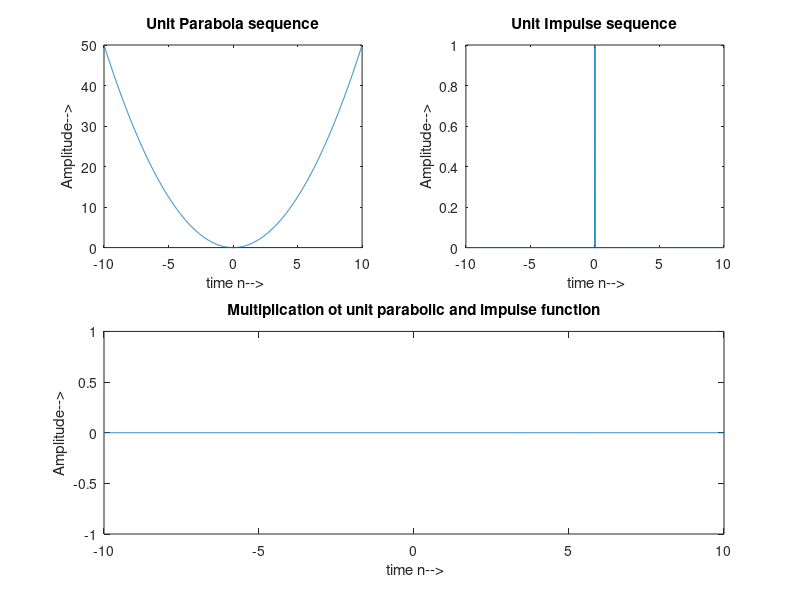

Recreate this plot in MATLAB.
clear all;
clc;
t=-10:.01:10;
parabola=.5*(t.^2);
subplot(2,2,1);
plot(t,parabola);
xlabel(' time n-->');
ylabel('Amplitude-->');
title('Unit Parabola sequence');


for i=1:length(t)
    if t(i)<0
        y(i)=0;
    else if t(i)==0
         y(i) = 1;
        else if t(i)>0
                y(i)=0;
            end
        end
    end
end

subplot(2,2,2);
plot(t,y);
xlabel(' time n-->');
ylabel('Amplitude-->');
title('Unit Impulse sequence');

for i=1:length(y)
    mul(i) = parabola(i)*y(i);
end


subplot(2,2,3:4);
plot(t,mul);
xlabel(' time n-->');
ylabel('Amplitude-->');
title('Multiplication ot unit parabolic and impulse function');
